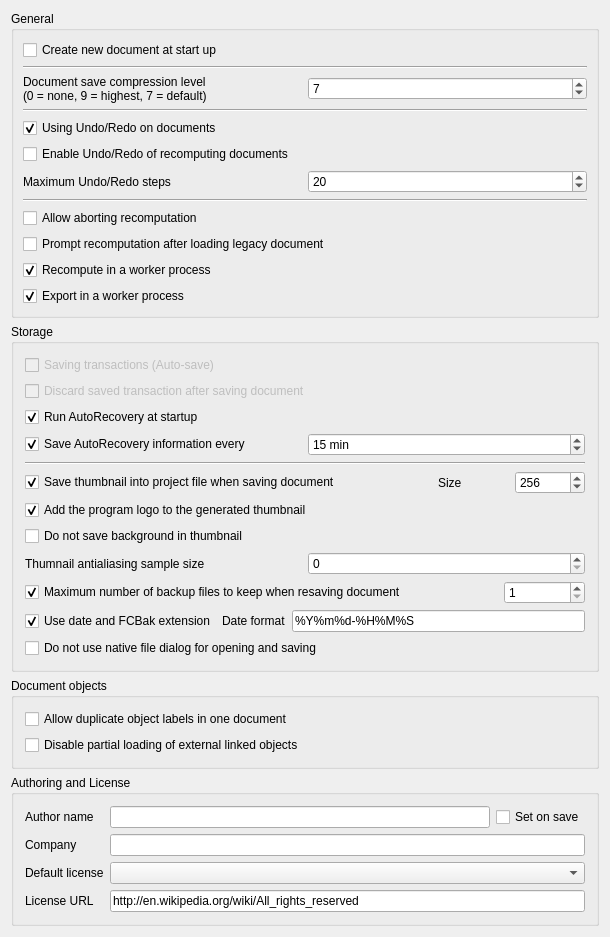
<?xml version="1.0" encoding="UTF-8"?>
<ui version="4.0">
 <class>Gui::Dialog::DlgSettingsDocument</class>
 <widget class="QWidget" name="Gui::Dialog::DlgSettingsDocument">
  <property name="geometry">
   <rect>
    <x>0</x>
    <y>0</y>
    <width>610</width>
    <height>918</height>
   </rect>
  </property>
  <property name="windowTitle">
   <string>Document</string>
  </property>
  <layout class="QGridLayout" name="gridLayout_3">
   <item row="0" column="0">
    <widget class="QGroupBox" name="GroupBox5">
     <property name="title">
      <string>General</string>
     </property>
     <layout class="QGridLayout" name="gridLayout_4">
      <property name="leftMargin">
       <number>9</number>
      </property>
      <property name="topMargin">
       <number>9</number>
      </property>
      <property name="rightMargin">
       <number>9</number>
      </property>
      <property name="bottomMargin">
       <number>9</number>
      </property>
      <property name="spacing">
       <number>6</number>
      </property>
      <item row="4" column="0">
       <widget class="Gui::PrefCheckBox" name="prefUndoRedo">
        <property name="toolTip">
         <string>All changes in documents are stored so that they can be undone/redone</string>
        </property>
        <property name="text">
         <string>Using Undo/Redo on documents</string>
        </property>
        <property name="checked">
         <bool>true</bool>
        </property>
        <property name="prefEntry" stdset="0">
         <cstring>UsingUndo</cstring>
        </property>
        <property name="prefPath" stdset="0">
         <cstring>Document</cstring>
        </property>
       </widget>
      </item>
      <item row="7" column="0">
       <widget class="Line" name="line">
        <property name="orientation">
         <enum>Qt::Horizontal</enum>
        </property>
       </widget>
      </item>
      <item row="3" column="0">
       <widget class="Line" name="line1_2">
        <property name="frameShape">
         <enum>QFrame::HLine</enum>
        </property>
        <property name="frameShadow">
         <enum>QFrame::Sunken</enum>
        </property>
        <property name="orientation">
         <enum>Qt::Horizontal</enum>
        </property>
       </widget>
      </item>
      <item row="8" column="0">
       <widget class="QCheckBox" name="prefCanAbortRecompute">
        <property name="toolTip">
         <string>Allow user aborting document recomputation by pressing ESC.
This feature may slightly increase recomputation time.</string>
        </property>
        <property name="text">
         <string>Allow aborting recomputation</string>
        </property>
       </widget>
      </item>
      <item row="2" column="0">
       <layout class="QHBoxLayout">
        <property name="spacing">
         <number>6</number>
        </property>
        <property name="leftMargin">
         <number>0</number>
        </property>
        <property name="topMargin">
         <number>0</number>
        </property>
        <property name="rightMargin">
         <number>0</number>
        </property>
        <property name="bottomMargin">
         <number>0</number>
        </property>
        <item>
         <widget class="QLabel" name="textLabel1">
          <property name="text">
           <string>Document save compression level
(0 = none, 9 = highest, 7 = default)</string>
          </property>
         </widget>
        </item>
        <item>
         <widget class="Gui::PrefSpinBox" name="prefCompression">
          <property name="toolTip">
           <string>Compression level for FCStd files</string>
          </property>
          <property name="value">
           <number>7</number>
          </property>
          <property name="prefEntry" stdset="0">
           <cstring>CompressionLevel</cstring>
          </property>
          <property name="prefPath" stdset="0">
           <cstring>Document</cstring>
          </property>
         </widget>
        </item>
       </layout>
      </item>
      <item row="0" column="0">
       <widget class="Gui::PrefCheckBox" name="prefCheckNewDoc">
        <property name="toolTip">
         <string>The application will create a new document when started</string>
        </property>
        <property name="text">
         <string>Create new document at start up</string>
        </property>
        <property name="checked">
         <bool>false</bool>
        </property>
        <property name="prefEntry" stdset="0">
         <cstring>CreateNewDoc</cstring>
        </property>
        <property name="prefPath" stdset="0">
         <cstring>Document</cstring>
        </property>
       </widget>
      </item>
      <item row="1" column="0">
       <widget class="Line" name="line1">
        <property name="frameShape">
         <enum>QFrame::HLine</enum>
        </property>
        <property name="frameShadow">
         <enum>QFrame::Sunken</enum>
        </property>
        <property name="orientation">
         <enum>Qt::Horizontal</enum>
        </property>
       </widget>
      </item>
      <item row="9" column="0">
       <widget class="QCheckBox" name="prefRecomputeOnRestore">
        <property name="text">
         <string>Prompt recomputation after loading legacy document</string>
        </property>
       </widget>
      </item>
      <item row="10" column="0">
       <widget class="Gui::PrefCheckBox" name="prefRecomputeByWorker">
        <property name="toolTip">
         <string>The Refresh command and the recompute after loading a legacy document
recompute in a worker process: the window stays usable meanwhile, and the
result is put in when it is ready</string>
        </property>
        <property name="text">
         <string>Recompute in a worker process</string>
        </property>
        <property name="checked">
         <bool>true</bool>
        </property>
        <property name="prefEntry" stdset="0">
         <cstring>RecomputeCommand</cstring>
        </property>
        <property name="prefPath" stdset="0">
         <cstring>Workers</cstring>
        </property>
       </widget>
      </item>
      <item row="11" column="0">
       <widget class="Gui::PrefCheckBox" name="prefExportByWorker">
        <property name="toolTip">
         <string>The Export command writes STEP, IGES, BREP and mesh files in a worker
process, from the design as it is when asked for: the window stays usable
meanwhile, and the status bar tells when the file is written</string>
        </property>
        <property name="text">
         <string>Export in a worker process</string>
        </property>
        <property name="checked">
         <bool>true</bool>
        </property>
        <property name="prefEntry" stdset="0">
         <cstring>ExportCommand</cstring>
        </property>
        <property name="prefPath" stdset="0">
         <cstring>Workers</cstring>
        </property>
       </widget>
      </item>
      <item row="6" column="0">
       <layout class="QHBoxLayout">
        <property name="spacing">
         <number>6</number>
        </property>
        <property name="leftMargin">
         <number>0</number>
        </property>
        <property name="topMargin">
         <number>0</number>
        </property>
        <property name="rightMargin">
         <number>0</number>
        </property>
        <property name="bottomMargin">
         <number>0</number>
        </property>
        <item>
         <widget class="QLabel" name="textLabel1_2">
          <property name="text">
           <string>Maximum Undo/Redo steps</string>
          </property>
         </widget>
        </item>
        <item>
         <widget class="Gui::PrefSpinBox" name="prefUndoRedoSize">
          <property name="toolTip">
           <string>How many Undo/Redo steps should be recorded</string>
          </property>
          <property name="value">
           <number>20</number>
          </property>
          <property name="prefEntry" stdset="0">
           <cstring>MaxUndoSize</cstring>
          </property>
          <property name="prefPath" stdset="0">
           <cstring>Document</cstring>
          </property>
         </widget>
        </item>
       </layout>
      </item>
      <item row="5" column="0">
       <widget class="QCheckBox" name="prefTransactionOnRecompute">
        <property name="text">
         <string>Enable Undo/Redo of recomputing documents</string>
        </property>
       </widget>
      </item>
     </layout>
    </widget>
   </item>
   <item row="1" column="0">
    <widget class="QGroupBox" name="groupBox">
     <property name="title">
      <string>Storage</string>
     </property>
     <layout class="QGridLayout" name="gridLayout_2">
      <item row="4" column="0">
       <widget class="Line" name="line1_2_3">
        <property name="frameShape">
         <enum>QFrame::HLine</enum>
        </property>
        <property name="frameShadow">
         <enum>QFrame::Sunken</enum>
        </property>
        <property name="orientation">
         <enum>Qt::Horizontal</enum>
        </property>
       </widget>
      </item>
      <item row="13" column="0">
       <layout class="QHBoxLayout">
        <property name="spacing">
         <number>6</number>
        </property>
        <property name="leftMargin">
         <number>0</number>
        </property>
        <property name="topMargin">
         <number>0</number>
        </property>
        <property name="rightMargin">
         <number>0</number>
        </property>
        <property name="bottomMargin">
         <number>0</number>
        </property>
        <item>
         <widget class="Gui::PrefCheckBox" name="prefSaveBackupExtension">
          <property name="toolTip">
           <string>Backup files will get extension '.FCbak' and file names
get date suffix according to the specified format</string>
          </property>
          <property name="checked">
           <bool>true</bool>
          </property>
          <property name="text">
           <string>Use date and FCBak extension</string>
          </property>
          <property name="prefEntry" stdset="0">
           <cstring>UseFCBakExtension</cstring>
          </property>
          <property name="prefPath" stdset="0">
           <cstring>Document</cstring>
          </property>
         </widget>
        </item>
        <item>
         <widget class="QLabel" name="label_5">
          <property name="text">
           <string>Date format</string>
          </property>
         </widget>
        </item>
        <item>
         <widget class="Gui::PrefLineEdit" name="prefSaveBackupDateFormat">
          <property name="text">
           <string notr="true">%Y%m%d-%H%M%S</string>
          </property>
          <property name="prefEntry" stdset="0">
           <cstring>SaveBackupDateFormat</cstring>
          </property>
          <property name="prefPath" stdset="0">
           <cstring>Document</cstring>
          </property>
         </widget>
        </item>
       </layout>
      </item>
      <item row="0" column="0">
       <widget class="Gui::PrefCheckBox" name="prefSaveTransaction">
        <property name="enabled">
         <bool>false</bool>
        </property>
        <property name="text">
         <string>Saving transactions (Auto-save)</string>
        </property>
        <property name="prefEntry" stdset="0">
         <cstring>SaveTransactions</cstring>
        </property>
        <property name="prefPath" stdset="0">
         <cstring>Document</cstring>
        </property>
       </widget>
      </item>
      <item row="6" column="0">
       <widget class="Gui::PrefCheckBox" name="prefAddLogo">
        <property name="toolTip">
         <string>The program logo will be added to the thumbnail</string>
        </property>
        <property name="text">
         <string>Add the program logo to the generated thumbnail</string>
        </property>
        <property name="checked">
         <bool>true</bool>
        </property>
        <property name="prefEntry" stdset="0">
         <cstring>AddThumbnailLogo</cstring>
        </property>
        <property name="prefPath" stdset="0">
         <cstring>Document</cstring>
        </property>
       </widget>
      </item>
      <item row="12" column="0">
       <layout class="QHBoxLayout">
        <property name="spacing">
         <number>6</number>
        </property>
        <property name="leftMargin">
         <number>0</number>
        </property>
        <property name="topMargin">
         <number>0</number>
        </property>
        <property name="rightMargin">
         <number>0</number>
        </property>
        <property name="bottomMargin">
         <number>0</number>
        </property>
        <item>
         <widget class="Gui::PrefCheckBox" name="prefSaveBackupFiles">
          <property name="toolTip">
           <string>How many backup files will be kept when saving document</string>
          </property>
          <property name="text">
           <string>Maximum number of backup files to keep when resaving document</string>
          </property>
          <property name="checked">
           <bool>true</bool>
          </property>
          <property name="prefEntry" stdset="0">
           <cstring>CreateBackupFiles</cstring>
          </property>
          <property name="prefPath" stdset="0">
           <cstring>Document</cstring>
          </property>
         </widget>
        </item>
        <item>
         <spacer>
          <property name="orientation">
           <enum>Qt::Horizontal</enum>
          </property>
          <property name="sizeType">
           <enum>QSizePolicy::Maximum</enum>
          </property>
          <property name="sizeHint" stdset="0">
           <size>
            <width>91</width>
            <height>20</height>
           </size>
          </property>
         </spacer>
        </item>
        <item>
         <widget class="Gui::PrefSpinBox" name="prefCountBackupFiles">
          <property name="minimum">
           <number>1</number>
          </property>
          <property name="prefEntry" stdset="0">
           <cstring>CountBackupFiles</cstring>
          </property>
          <property name="prefPath" stdset="0">
           <cstring>Document</cstring>
          </property>
         </widget>
        </item>
       </layout>
      </item>
      <item row="5" column="0">
       <layout class="QHBoxLayout" name="horizontalLayout_3">
        <property name="leftMargin">
         <number>0</number>
        </property>
        <property name="topMargin">
         <number>0</number>
        </property>
        <item>
         <widget class="Gui::PrefCheckBox" name="prefSaveThumbnail">
          <property name="toolTip">
           <string>A thumbnail will be stored when document is saved</string>
          </property>
          <property name="checked">
           <bool>true</bool>
          </property>
          <property name="text">
           <string>Save thumbnail into project file when saving document</string>
          </property>
          <property name="prefEntry" stdset="0">
           <cstring>SaveThumbnail</cstring>
          </property>
          <property name="prefPath" stdset="0">
           <cstring>Document</cstring>
          </property>
         </widget>
        </item>
        <item>
         <spacer>
          <property name="orientation">
           <enum>Qt::Horizontal</enum>
          </property>
          <property name="sizeType">
           <enum>QSizePolicy::Maximum</enum>
          </property>
          <property name="sizeHint" stdset="0">
           <size>
            <width>91</width>
            <height>20</height>
           </size>
          </property>
         </spacer>
        </item>
        <item>
         <widget class="QLabel" name="label_6">
          <property name="text">
           <string>Size</string>
          </property>
         </widget>
        </item>
        <item>
         <widget class="Gui::PrefSpinBox" name="prefThumbnailSize">
          <property name="toolTip">
           <string>Sets the size of the thumbnail that is stored in the document.
Common sizes are 128, 256 and 512</string>
          </property>
          <property name="minimum">
           <number>64</number>
          </property>
          <property name="maximum">
           <number>10000</number>
          </property>
          <property name="value">
           <number>256</number>
          </property>
          <property name="prefEntry" stdset="0">
           <cstring>ThumbnailSize</cstring>
          </property>
          <property name="prefPath" stdset="0">
           <cstring>Document</cstring>
          </property>
         </widget>
        </item>
       </layout>
      </item>
      <item row="1" column="0">
       <widget class="Gui::PrefCheckBox" name="prefDiscardTransaction">
        <property name="enabled">
         <bool>false</bool>
        </property>
        <property name="text">
         <string>Discard saved transaction after saving document</string>
        </property>
        <property name="prefEntry" stdset="0">
         <cstring>TransactionsDiscard</cstring>
        </property>
        <property name="prefPath" stdset="0">
         <cstring>Document</cstring>
        </property>
       </widget>
      </item>
      <item row="2" column="0">
       <widget class="Gui::PrefCheckBox" name="prefRecovery">
        <property name="toolTip">
         <string>If there is a recovery file available the application will
automatically run a file recovery when it is started.</string>
        </property>
        <property name="text">
         <string>Run AutoRecovery at startup</string>
        </property>
        <property name="checked">
         <bool>true</bool>
        </property>
        <property name="prefEntry" stdset="0">
         <cstring>RecoveryEnabled</cstring>
        </property>
        <property name="prefPath" stdset="0">
         <cstring>Document</cstring>
        </property>
       </widget>
      </item>
      <item row="3" column="0">
       <layout class="QHBoxLayout" name="horizontalLayout">
        <item>
         <widget class="Gui::PrefCheckBox" name="prefAutoSaveEnabled">
          <property name="toolTip">
           <string>How often a recovery file is written</string>
          </property>
          <property name="text">
           <string>Save AutoRecovery information every</string>
          </property>
          <property name="checked">
           <bool>true</bool>
          </property>
          <property name="prefEntry" stdset="0">
           <cstring>AutoSaveEnabled</cstring>
          </property>
          <property name="prefPath" stdset="0">
           <cstring>Document</cstring>
          </property>
         </widget>
        </item>
        <item>
         <widget class="Gui::PrefSpinBox" name="prefAutoSaveTimeout">
          <property name="suffix">
           <string notr="true"> min</string>
          </property>
          <property name="minimum">
           <number>1</number>
          </property>
          <property name="maximum">
           <number>60</number>
          </property>
          <property name="value">
           <number>15</number>
          </property>
          <property name="prefEntry" stdset="0">
           <cstring>AutoSaveTimeout</cstring>
          </property>
          <property name="prefPath" stdset="0">
           <cstring>Document</cstring>
          </property>
         </widget>
        </item>
       </layout>
      </item>
      <item row="14" column="0">
       <widget class="Gui::PrefCheckBox" name="prefNoNativeDialog">
        <property name="toolTip">
         <string>Do not use native system's open and save dialog, instead, use Qt file dialog.
Note that, only Qt file dialog allows you to open or save project file as uncompressed directory.

You can hold on SHIFT key while open or save your project to temporarily
activate the oppsite setting here.</string>
        </property>
        <property name="text">
         <string>Do not use native file dialog for opening and saving</string>
        </property>
        <property name="prefEntry" stdset="0">
         <cstring>DontUseNativeDialog</cstring>
        </property>
        <property name="prefPath" stdset="0">
         <cstring>Dialog</cstring>
        </property>
       </widget>
      </item>
      <item row="7" column="0">
       <widget class="QCheckBox" name="prefThumbnailNoBackground">
        <property name="text">
         <string>Do not save background in thumbnail</string>
        </property>
       </widget>
      </item>
      <item row="10" column="0">
       <layout class="QHBoxLayout" name="horizontalLayout_2">
        <item>
         <widget class="QLabel" name="label_7">
          <property name="text">
           <string>Thumnail antialiasing sample size</string>
          </property>
         </widget>
        </item>
        <item>
         <widget class="QSpinBox" name="prefThumbnailSampleSize"/>
        </item>
       </layout>
      </item>
     </layout>
    </widget>
   </item>
   <item row="2" column="0">
    <widget class="QGroupBox" name="groupBox_2">
     <property name="title">
      <string>Document objects</string>
     </property>
     <layout class="QGridLayout" name="gridLayout">
      <item row="0" column="0">
       <widget class="Gui::PrefCheckBox" name="prefDuplicateLabel">
        <property name="toolTip">
         <string>Allow objects to have same label</string>
        </property>
        <property name="text">
         <string>Allow duplicate object labels in one document</string>
        </property>
        <property name="prefEntry" stdset="0">
         <cstring>DuplicateLabels</cstring>
        </property>
        <property name="prefPath" stdset="0">
         <cstring>Document</cstring>
        </property>
       </widget>
      </item>
      <item row="1" column="0">
       <widget class="Gui::PrefCheckBox" name="prefPartialLoading">
        <property name="toolTip">
         <string>Enable partial loading of external linked documents.
Then only referenced objects and their dependencies will be loaded
when a linked document is auto-opened together with the main document.
A partially loaded document cannot be edited. Double click the document
icon in the tree view to fully reload it.</string>
        </property>
        <property name="text">
         <string>Disable partial loading of external linked objects</string>
        </property>
        <property name="prefEntry" stdset="0">
         <cstring>NoPartialLoading</cstring>
        </property>
        <property name="prefPath" stdset="0">
         <cstring>Document</cstring>
        </property>
       </widget>
      </item>
     </layout>
    </widget>
   </item>
   <item row="3" column="0">
    <widget class="QGroupBox" name="groupBox_3">
     <property name="title">
      <string>Authoring and License</string>
     </property>
     <layout class="QGridLayout" name="gridLayout_5">
      <item row="0" column="0">
       <widget class="QLabel" name="label_3">
        <property name="text">
         <string>Author name</string>
        </property>
       </widget>
      </item>
      <item row="0" column="1">
       <widget class="Gui::PrefLineEdit" name="prefAuthor">
        <property name="toolTip">
         <string>All documents that will be created will get the specified author name.
Keep blank for anonymous.
You can also use the form: John Doe &lt;john@doe.com&gt;</string>
        </property>
        <property name="prefEntry" stdset="0">
         <cstring>prefAuthor</cstring>
        </property>
        <property name="prefPath" stdset="0">
         <cstring>Document</cstring>
        </property>
       </widget>
      </item>
      <item row="0" column="2">
       <widget class="Gui::PrefCheckBox" name="prefSetAuthorOnSave">
        <property name="toolTip">
         <string>The field 'Last modified by' will be set to specified author when saving the file</string>
        </property>
        <property name="text">
         <string>Set on save</string>
        </property>
        <property name="prefEntry" stdset="0">
         <cstring>prefSetAuthorOnSave</cstring>
        </property>
        <property name="prefPath" stdset="0">
         <cstring>Document</cstring>
        </property>
       </widget>
      </item>
      <item row="1" column="0">
       <widget class="QLabel" name="label_4">
        <property name="text">
         <string>Company</string>
        </property>
       </widget>
      </item>
      <item row="1" column="1" colspan="2">
       <widget class="Gui::PrefLineEdit" name="prefCompany">
        <property name="toolTip">
         <string>Default company name to use for new files</string>
        </property>
        <property name="prefEntry" stdset="0">
         <cstring>prefCompany</cstring>
        </property>
        <property name="prefPath" stdset="0">
         <cstring>Document</cstring>
        </property>
       </widget>
      </item>
      <item row="2" column="0">
       <widget class="QLabel" name="label">
        <property name="text">
         <string>Default license</string>
        </property>
       </widget>
      </item>
      <item row="2" column="1" colspan="2">
       <widget class="Gui::PrefComboBox" name="prefLicenseType">
        <property name="enabled">
         <bool>true</bool>
        </property>
        <property name="toolTip">
         <string>Default license for new documents</string>
        </property>
        <property name="editable">
         <bool>false</bool>
        </property>
        <property name="prefEntry" stdset="0">
         <cstring>prefLicenseType</cstring>
        </property>
        <property name="prefPath" stdset="0">
         <cstring>Document</cstring>
        </property>
       </widget>
      </item>
      <item row="3" column="0">
       <widget class="QLabel" name="label_2">
        <property name="text">
         <string>License URL</string>
        </property>
       </widget>
      </item>
      <item row="3" column="1" colspan="2">
       <widget class="Gui::PrefLineEdit" name="prefLicenseUrl">
        <property name="toolTip">
         <string>URL describing more about the license</string>
        </property>
        <property name="text">
         <string notr="true">http://en.wikipedia.org/wiki/All_rights_reserved</string>
        </property>
        <property name="readOnly">
         <bool>false</bool>
        </property>
        <property name="prefEntry" stdset="0">
         <cstring>prefLicenseUrl</cstring>
        </property>
        <property name="prefPath" stdset="0">
         <cstring>Document</cstring>
        </property>
       </widget>
      </item>
     </layout>
    </widget>
   </item>
   <item row="4" column="0">
    <spacer>
     <property name="orientation">
      <enum>Qt::Vertical</enum>
     </property>
     <property name="sizeHint" stdset="0">
      <size>
       <width>429</width>
       <height>37</height>
      </size>
     </property>
    </spacer>
   </item>
  </layout>
 </widget>
 <layoutdefault spacing="6" margin="11"/>
 <customwidgets>
  <customwidget>
   <class>Gui::PrefCheckBox</class>
   <extends>QCheckBox</extends>
   <header>Gui/PrefWidgets.h</header>
  </customwidget>
  <customwidget>
   <class>Gui::PrefSpinBox</class>
   <extends>QSpinBox</extends>
   <header>Gui/PrefWidgets.h</header>
  </customwidget>
  <customwidget>
   <class>Gui::PrefComboBox</class>
   <extends>QComboBox</extends>
   <header>Gui/PrefWidgets.h</header>
  </customwidget>
  <customwidget>
   <class>Gui::PrefLineEdit</class>
   <extends>QLineEdit</extends>
   <header>Gui/PrefWidgets.h</header>
  </customwidget>
 </customwidgets>
 <resources/>
 <connections>
  <connection>
   <sender>prefSaveBackupFiles</sender>
   <signal>toggled(bool)</signal>
   <receiver>prefCountBackupFiles</receiver>
   <slot>setEnabled(bool)</slot>
   <hints>
    <hint type="sourcelabel">
     <x>150</x>
     <y>525</y>
    </hint>
    <hint type="destinationlabel">
     <x>584</x>
     <y>527</y>
    </hint>
   </hints>
  </connection>
  <connection>
   <sender>prefAutoSaveEnabled</sender>
   <signal>toggled(bool)</signal>
   <receiver>prefAutoSaveTimeout</receiver>
   <slot>setEnabled(bool)</slot>
   <hints>
    <hint type="sourcelabel">
     <x>218</x>
     <y>385</y>
    </hint>
    <hint type="destinationlabel">
     <x>582</x>
     <y>387</y>
    </hint>
   </hints>
  </connection>
  <connection>
   <sender>prefSaveBackupFiles</sender>
   <signal>toggled(bool)</signal>
   <receiver>prefSaveBackupExtension</receiver>
   <slot>setEnabled(bool)</slot>
   <hints>
    <hint type="sourcelabel">
     <x>280</x>
     <y>525</y>
    </hint>
    <hint type="destinationlabel">
     <x>204</x>
     <y>559</y>
    </hint>
   </hints>
  </connection>
  <connection>
   <sender>prefSaveBackupFiles</sender>
   <signal>toggled(bool)</signal>
   <receiver>prefSaveBackupDateFormat</receiver>
   <slot>setEnabled(bool)</slot>
   <hints>
    <hint type="sourcelabel">
     <x>326</x>
     <y>525</y>
    </hint>
    <hint type="destinationlabel">
     <x>584</x>
     <y>560</y>
    </hint>
   </hints>
  </connection>
  <connection>
   <sender>prefSaveThumbnail</sender>
   <signal>toggled(bool)</signal>
   <receiver>prefThumbnailSize</receiver>
   <slot>setEnabled(bool)</slot>
   <hints>
    <hint type="sourcelabel">
     <x>313</x>
     <y>412</y>
    </hint>
    <hint type="destinationlabel">
     <x>398</x>
     <y>452</y>
    </hint>
   </hints>
  </connection>
 </connections>
</ui>
